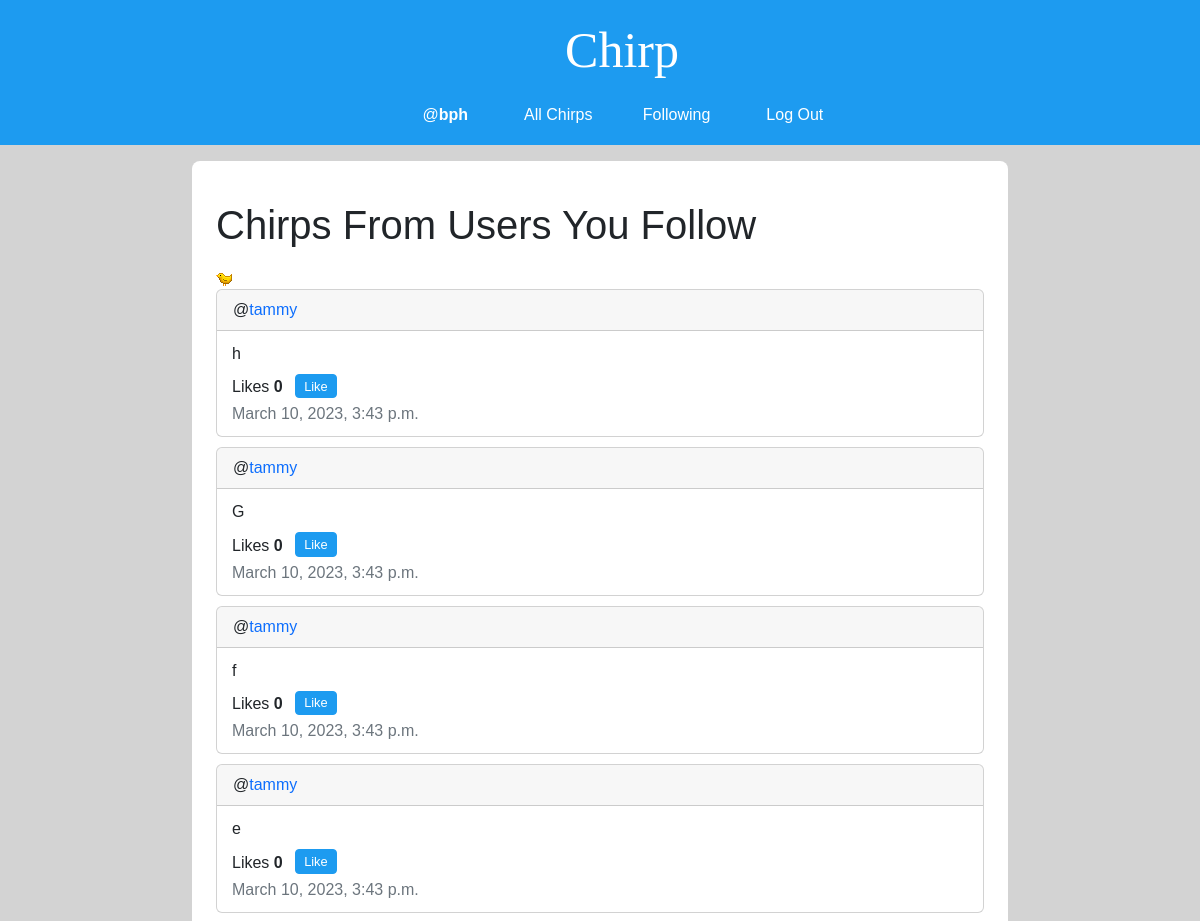
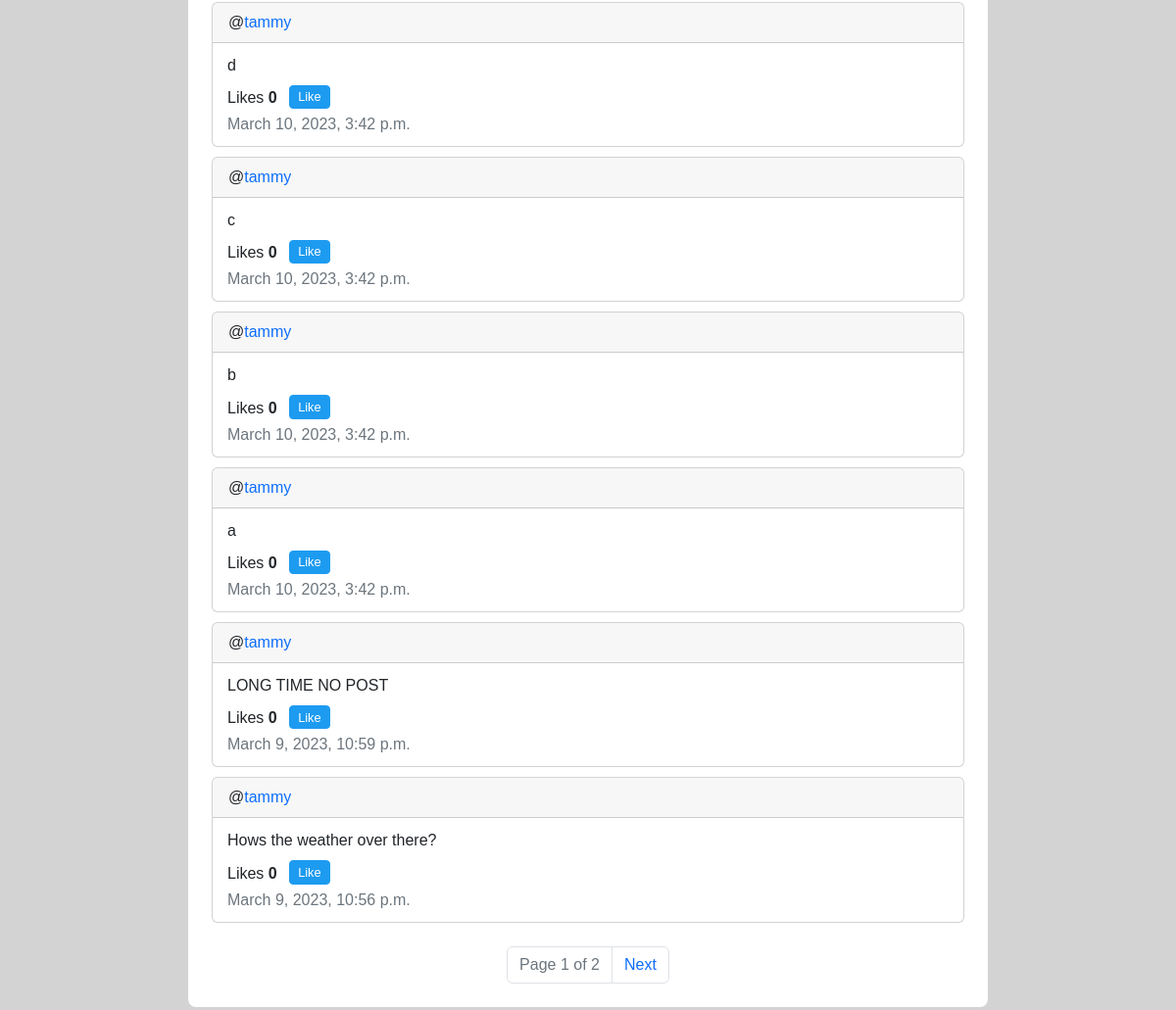
Before: /following (signed in) with the older database file (2 pictures, top to bottom).
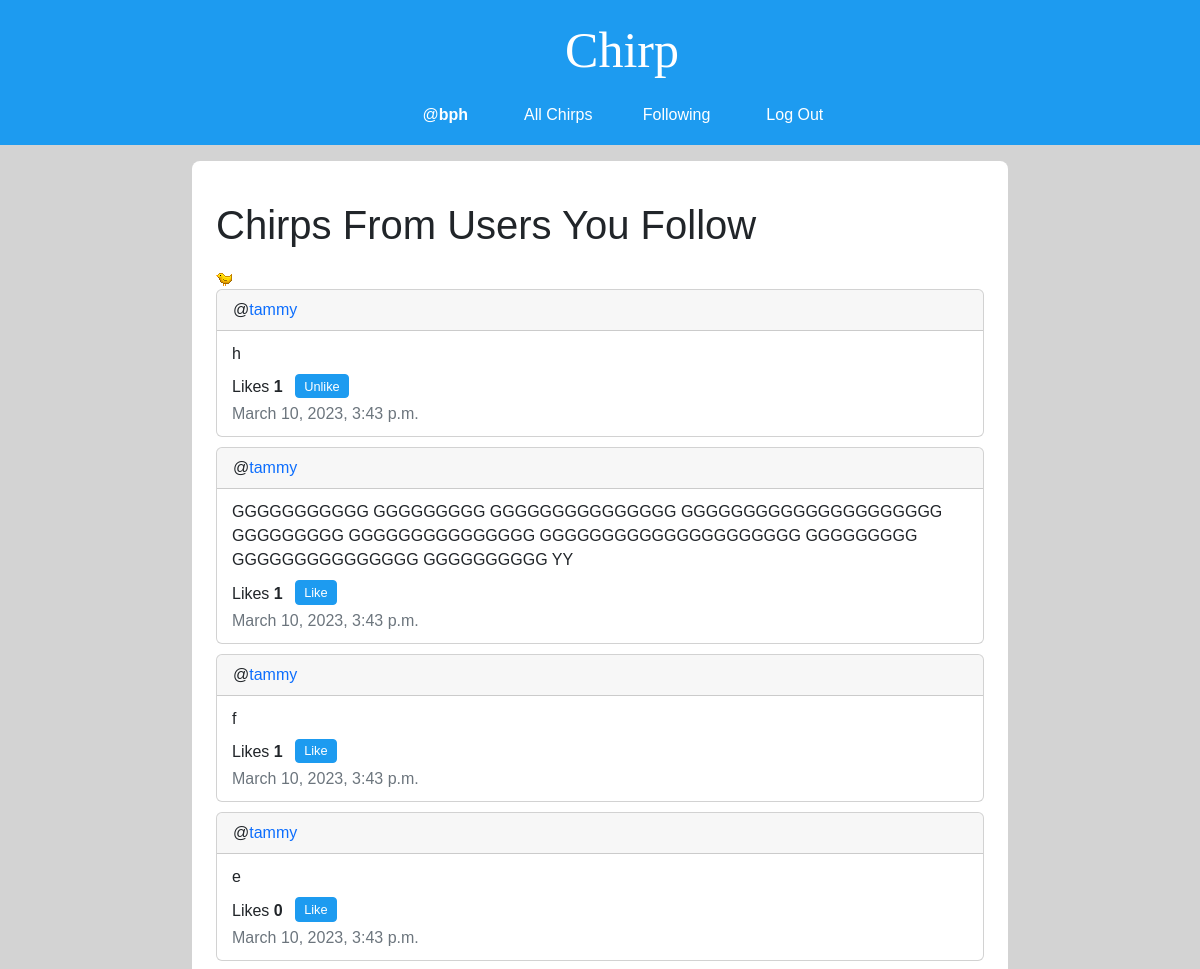
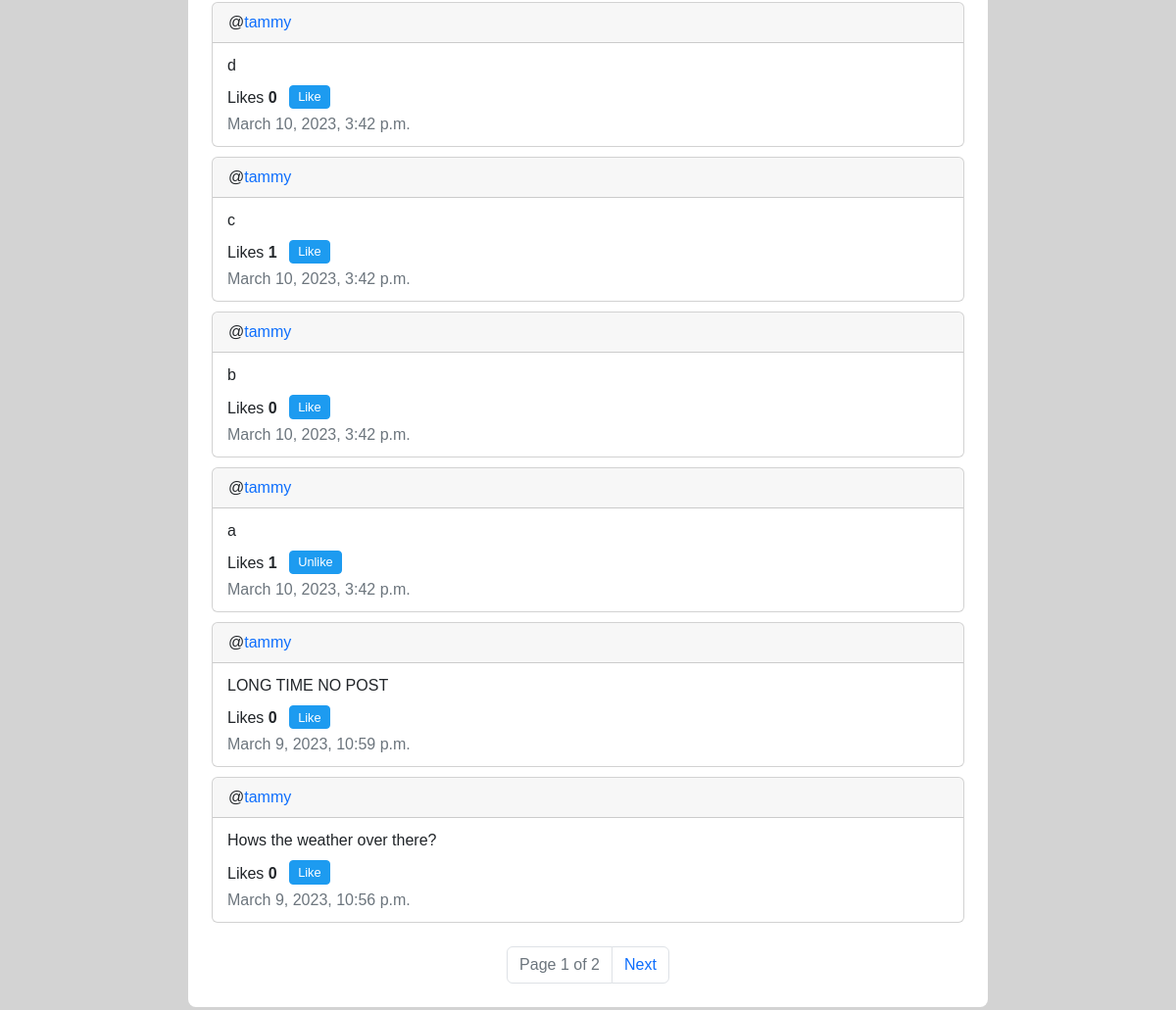
After: the same page with the newer database file (2 pictures, top to bottom).
### network/models.py (models this page shows, shortened)
class Post(models.Model):
    author = models.ForeignKey('User', on_delete=models.CASCADE, related_name="+")
    content = models.TextField(max_length=280, verbose_name='')
    datetime = models.DateTimeField(auto_now_add=True)
    def likes(self):
        return self.like_objs.count()
    def users_liked(self):
        users = [like_obj.user for like_obj in self.like_objs.all()]
        return users

class User(AbstractUser):
    pass

### network/views.py (the view)
# urls.py: path("following", views.following, name="following"),
def following(request):
    if not request.user.is_authenticated:
        return render(request, "network/error-page.html", {
                'message': error_message['login_to_view_following']
            })
    follow_objs_qset = request.user.following.all()
    followed_user_objs = [obj.followed for obj in follow_objs_qset]
    post_list = Post.objects.filter(author__in=followed_user_objs).order_by("-datetime")
    paginator = Paginator(post_list, 10)
    page_number = request.GET.get('page')
    page_obj = paginator.get_page(page_number)
    return render(request, "network/following.html", {
        "page_obj": page_obj,
    })

### network/templates/network/following.html (shortened to what this page needs)
{% extends "network/layout.html" %}
{% load static %}
{% block header %}Chirps From Users You Follow{% endblock %}
{% block body %}
    <img alt="tweety bird">
    {% include "network/post-pagination.html" with page_obj=page_obj %}
{% endblock %}

### network/templates/network/post-pagination.html (shortened to what this page needs)
<div class="post-group">
    {% for post in page_obj %}
        <div class="post card">
            <div class="card-header post-author" id="postAuthor_{{ post.id }}">@<a class="post-author-link" href="{% url 'profile' post.author.username %}">{{post.author}}</a></div>
            <div class="card-body position-relative">
                <div class="post-content-container mb-2" id="postContentContainer_{{ post.id }}">
                    <span class="post-content card-text" id="postContent_{{ post.id }}" style="display: block">{{post.content}}</span>
                </div>
                <div class="like-button-group d-sm-inline">
                    Likes <span class="like-count" id="likeCount_{{ post.id }}">{{ post.likes }}</span>
                    {% if user not in post.users_liked and user.is_authenticated %}
                        <button class="like-unlike-button btn btn-primary btn-sm mb-1 ms-2" id="{{ post.id }}">Like</button>
                    {% elif user in post.users_liked and user.is_authenticated %}
                        <button class="like-unlike-button btn btn-primary btn-sm mb-1 ms-2" id="{{ post.id }}">Unlike</button>
                    {% else %}
                        <button class="like-unlike-button btn btn-primary btn-sm mb-1 ms-2" id="{{ post.id }}" disabled>Like</button>
                    {% endif %}
                </div>
                <div class="post-datetime d-sm-block fw-light text-muted" id="postDatetime_{{ post.id }}">{{post.datetime}}</div>
            </div>
        </div>
    {% endfor %}
    <nav class="mt-4">
        <ul class="pagination justify-content-center">
            <li class="page-item current disabled">
                <a class="page-link">Page {{ page_obj.number }} of {{ page_obj.paginator.num_pages }}</a>
            </li>
            {% if page_obj.has_next %}
                <li class="page-item next"><a class="page-link" href="?page={{ page_obj.next_page_number }}">Next</a></li>
            {% endif %}
        </ul>
    </nav>
</div>

Changed rows visible on the page:
computed for Post (number 1 of 10 on the later page): likes "0" → "1"; text "Like" → "Unlike"
changed Post: content "G" → "GGGGGGGGGGG GGGGGGGGG GGGGGGGGGGGGGGG GGGGGGGGGGGGGGGGGGGGG GGGGGGGGG GGGGGGGGGGGGGGG GGGGGGGGGGGGGGGGGGGGG GGGGGGGGG GGGGGGGGGGGGGGG GGGGGGGGGG YY"; likes "0" → "1"
computed for Post (number 3 of 10 on the later page): likes "0" → "1"
computed for Post (number 6 of 10 on the later page): likes "0" → "1"
computed for Post (number 8 of 10 on the later page): likes "0" → "1"; text "Like" → "Unlike"
